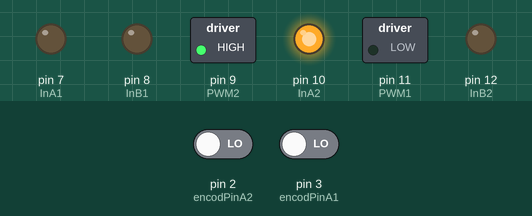
Recording of a sketch running on a simulated Arduino Uno, built with avr-gcc and run on an emulated ATmega328P. Shown: switched loads named in the sketch (green lamp = pin HIGH), output pins drawn as LEDs (lit = HIGH). Inputs (shaded band) come from the test bench; at power-on: pin 2 (encodPinA2) LOW, pin 3 (encodPinA1) LOW. What the sketch prints to the serial monitor is not drawn.

Above: at 0.1 s.
Timing chart, 0 to 1.6 s (numbered marks = the images above):
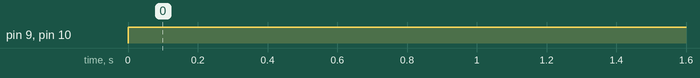

The sketch:

twomotors.ino
```cpp
volatile double count1 = 0; //set the counts of the encoder
volatile double count2 = 0;
volatile double angle = 0;//set the angles
volatile double prev_angle = 0;
volatile double curr_spd = 0;
boolean c1, c2, last1=LOW, last2=LOW;

const int InA1 = 7;
const int InB1 = 8;
int encodPinA1=3;
int encodPinB1=5;
double PWM1 = 11;

const int InA2 = 10;
const int InB2 = 12;
int encodPinA2=2;
int encodPinB2=4;
double PWM2 = 9;

double setpoint = -100;//1 setting it to move through 100 degrees
double tar_spd = 0.3;
double Kp = 5;//you can set these constants however you like depending on trial & error
double Ki = 0;
double Kd = 5;
int vel1=-255;
int vel2=-255;

float last_error = 0;
float error = 0;
float changeError = 0;
float totalError = 0;
float pidTerm = 0;
float pidTerm_scaled = 0;// if the total gain we get is not in the PWM range we scale it down so that it's not bigger than |255|
int potpin = A0;


void setup() {
  Serial.begin(9600);
  pinMode(encodPinA1, INPUT);//encoder pins
  pinMode(encodPinB1, INPUT);
  pinMode(encodPinA2, INPUT);//encoder pins
  pinMode(encodPinB2, INPUT);
  attachInterrupt(digitalPinToInterrupt(2),change2,CHANGE);
  attachInterrupt(digitalPinToInterrupt(3),change1,CHANGE);
  //attachInterrupt(0,change1,CHANGE);
  pinMode(PWM1, OUTPUT);
  pinMode(PWM2, OUTPUT);
  pinMode(InA1, OUTPUT);
  pinMode(InB1, OUTPUT);
  pinMode(InA2, OUTPUT);
  pinMode(InB2, OUTPUT);
}

void loop(){

  //Serial.print("here in loop");

  for (vel1=-255; vel1<256; vel1++){
    vel2control(vel2);
    delay(500);
    SPD1calculation();
  }
  //vel1control(vel1);
  //vel2control(vel2);
  //SPD1calculation();
  //SPD2calculation();
  //Serial.flush();

}

void change1() //these functions are for finding the encoder counts
{
  //Serial.print("here1");
  c1 = digitalRead(encodPinA1);
  c2 = digitalRead(encodPinB1);
 /*
  if ((last1 == LOW) && (c1 == HIGH)) {
    if (c2 == LOW) {
      count1--;
    } else {
      count1++;
    }
   Serial.print (count1);
   Serial.print ("/");
  }
  last1 = c1;

  */


  if(c1==c2)
  {
    count1++;
  }
  else
  {
    count1--;

  }


}

void change2() //these functions are for finding the encoder counts
{
  //Serial.print("here2");
  c1 = digitalRead(encodPinA2);
  c2 = digitalRead(encodPinB2);
 /*
  if ((last2 == LOW) && (c1 == HIGH)) {
    if (c2 == LOW) {
      count2--;
    } else {
      count2++;
    }
    Serial.print (count2);
    Serial.print ("//");
  }
  last2 = c1;
*/
  if(c1==c2)
  {
    count2++;
  }
  else
  {
    count2--;

  }

}

void vel1control(int vel){

  if (vel>-256 && vel<256)
 {
    if (vel>0)
    {
      motor1Forward(vel);
    }
    else
    {
      motor1Backward(-1*vel);
      //Serial.println("printvel");
    }
  }
}

void vel2control(int vel){

  if (vel>-256 && vel<256)
 {
    if (vel>0)
    {
      motor2Forward(vel);
    }
    else
    {
      motor2Backward(-1*vel);
      //Serial.println("printvel");
    }
  }
}


void motor1Forward(int PWM_val)  {
 analogWrite(PWM1, PWM_val);
 digitalWrite(InA1, LOW);
 digitalWrite(InB1, HIGH);

}

void motor1Backward(int PWM_val)  {
 analogWrite(PWM1, PWM_val);
 digitalWrite(InA1, HIGH);
 digitalWrite(InB1, LOW);
}

void motor2Forward(int PWM_val)  {
 analogWrite(PWM2, PWM_val);
 digitalWrite(InA2, LOW);
 digitalWrite(InB2, HIGH);

}

void motor2Backward(int PWM_val)  {
 analogWrite(PWM2, PWM_val);
 digitalWrite(InA2, HIGH);
 digitalWrite(InB2, LOW);
}

void SPD1calculation()
{
  prev_angle = (1 * count1);//count to angle conversion
  delay(1000);
  angle = (1 * count1);
  curr_spd = (angle - prev_angle)/1000;
  //Serial.println(millis());

  Serial.print(vel2);
  Serial.print(',');
  Serial.println(curr_spd, 6);

}

void SPD2calculation()
{
  prev_angle = (1 * count2);//count to angle conversion
  delay(1000);
  angle = (1 * count2);
  curr_spd = (angle - prev_angle)/1000;
  Serial.print(vel1);
  Serial.print(',');
  Serial.println(curr_spd, 6);
}
```

Measured:
- by itself, pin 9 (PWM2), pin 10 (InA2): LOW → HIGH at 0.00 s
